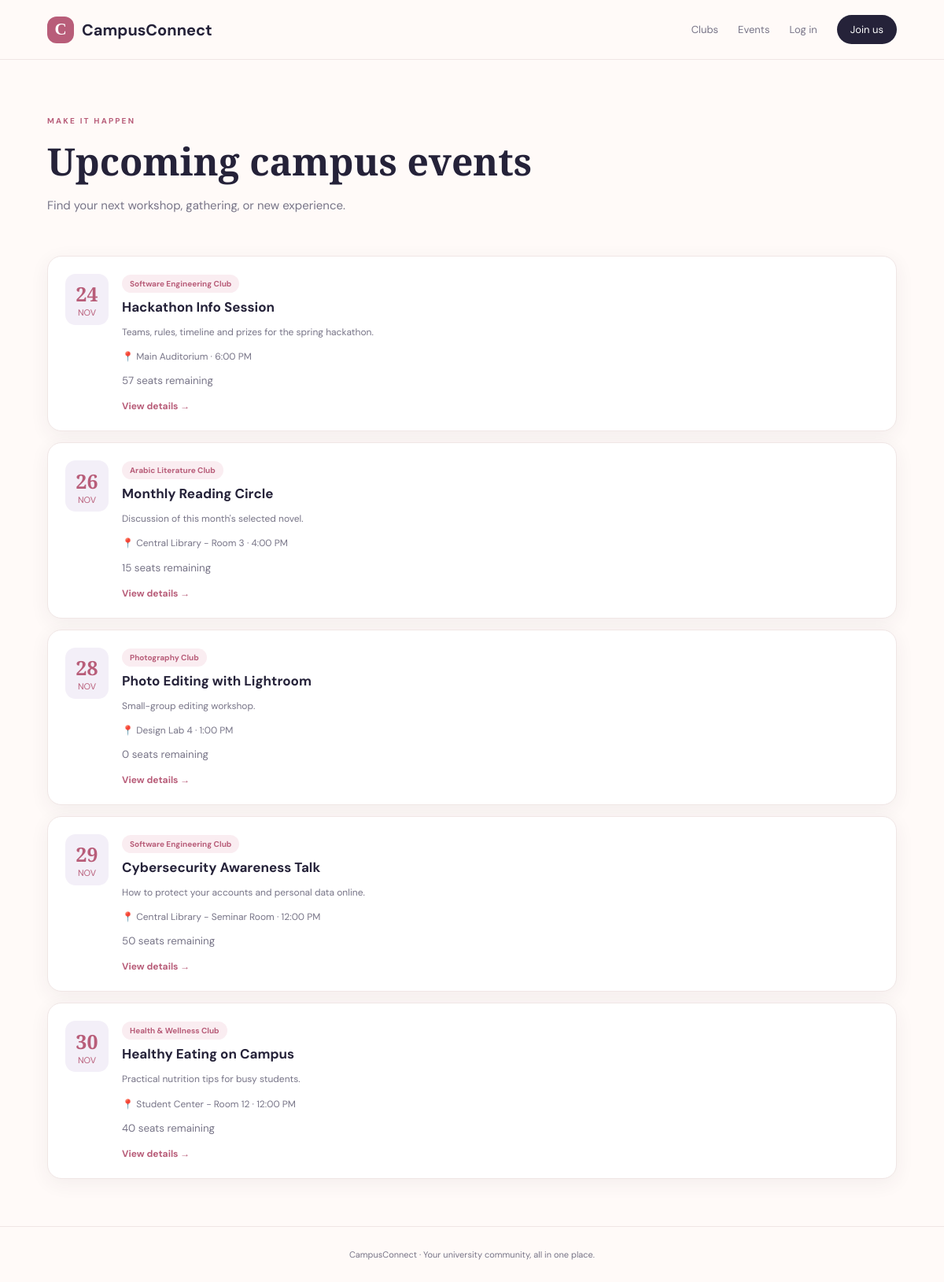
Screenshot of /events.php with the database file from the repository.
### tables this page shows
CREATE TABLE IF NOT EXISTS events (
 id INT AUTO_INCREMENT PRIMARY KEY,
 club_id INT NOT NULL,
 title VARCHAR(180) NOT NULL,
 description TEXT,
 venue VARCHAR(180) NOT NULL,
 event_date DATETIME NOT NULL,
 capacity INT NOT NULL,
 created_at TIMESTAMP DEFAULT CURRENT_TIMESTAMP,
 FOREIGN KEY (club_id) REFERENCES clubs(id) ON DELETE CASCADE,
 INDEX idx_event_date (event_date)
);

CREATE TABLE IF NOT EXISTS clubs (
 id INT AUTO_INCREMENT PRIMARY KEY,
 leader_id INT NOT NULL,
 name VARCHAR(150) NOT NULL,
 category VARCHAR(100) DEFAULT NULL,
 description TEXT,
 created_at TIMESTAMP DEFAULT CURRENT_TIMESTAMP,
 CONSTRAINT fk_club_leader FOREIGN KEY (leader_id) REFERENCES users(id) ON DELETE CASCADE
);

### helpers.php (called while the page is built, shortened)
<?php
function e($value) { return htmlspecialchars((string)$value, ENT_QUOTES, 'UTF-8'); }
?>

### events.php (the view)
<?php $pageTitle='Events';require 'header.php';$events=$pdo->query("SELECT e.*,c.name AS club_name,(SELECT COUNT(*) FROM registrations r WHERE r.event_id=e.id) AS registered FROM events e JOIN clubs c ON c.id=e.club_id WHERE e.event_date>=NOW() ORDER BY e.event_date ASC")->fetchAll(); ?>
<section class="page-intro"><span class="eyebrow">MAKE IT HAPPEN</span><h1>Upcoming campus events</h1><p>Find your next workshop, gathering, or new experience.</p></section><div class="event-list"><?php if(!$events): ?><div class="empty">No upcoming events yet. Come back soon!</div><?php endif; ?><?php foreach($events as $ev): ?><article class="event-card"><div class="event-date"><b><?=date('d',strtotime($ev['event_date']))?></b><span><?=date('M',strtotime($ev['event_date']))?></span></div><div class="event-content"><span class="tag"><?=e($ev['club_name'])?></span><h3><?=e($ev['title'])?></h3><p><?=e($ev['description'])?></p><p>📍 <?=e($ev['venue'])?> · <?=date('g:i A',strtotime($ev['event_date']))?></p><small><?=max(0,(int)$ev['capacity']-(int)$ev['registered'])?> seats remaining</small><a class="text-link" href="event.php?id=<?=$ev['id']?>">View details →</a></div></article><?php endforeach; ?></div>
<?php require 'footer.php'; ?>

### assets/style.css (style rules this page uses)
:root { --ink:#252239;--muted:#777487;--pink:#e8a6b5;--pink-dark:#b85d79;--cream:#fffaf8;--line:#f0e6e5;--lav:#f3eff8;--white:#fff;--shadow:0 18px 50px rgba(68,43,65,.08) }
* { box-sizing:border-box }
body { margin:0;background:var(--cream);color:var(--ink);font-family:'DM Sans',sans-serif }
.eyebrow { font-size:10px;letter-spacing:2.2px;color:var(--pink-dark);font-weight:700 }
.hero h1,.page-intro h1,.auth-wrap h1,.event-detail h1 { font-family:'Playfair Display',serif;font-size:clamp(42px,5vw,65px);line-height:1.08;margin:17px 0 }
.hero-copy>p,.page-intro>p { color:var(--muted);line-height:1.8;max-width:510px;font-size:15px }
.text-link { font-size:12px;color:var(--pink-dark);text-decoration:none;font-weight:700 }
.event-card,.club-card,.list-card { background:#fff;border:1px solid var(--line);border-radius:18px;padding:22px;display:flex;gap:17px;box-shadow:0 6px 25px #432c4010 }
.event-date { width:55px;height:65px;flex:none;background:var(--lav);border-radius:13px;display:flex;flex-direction:column;align-items:center;justify-content:center;color:var(--pink-dark) }
.event-date b { font:700 25px 'Playfair Display' }
.event-date span { font-size:11px;text-transform:uppercase }
.event-card h3,.club-card h3,.list-card h3 { margin:7px 0;font-size:17px }
.event-card p,.club-card p,.list-card p { color:var(--muted);font-size:12px;line-height:1.6 }
.tag { display:inline-block;color:var(--pink-dark);background:#faedf1;border-radius:20px;padding:5px 10px;font-size:10px;font-weight:700 }
.page-intro { padding:65px 0 35px }
.page-intro h1 { font-size:48px }
.event-list { display:grid;gap:14px;margin-bottom:60px }
.event-content { flex:1 }
.event-content small { display:block;color:var(--muted);margin:8px 0 }
.event-content .text-link { display:inline-block;margin-top:8px }

### rows the page displays
events: event_date "24", event_date "NOV", club.name "Software Engineering Club", title "Hackathon Info Session", description "Teams, rules, timeline and prizes for the spring hackathon.", venue "Main Auditorium", event_date "6:00 PM", max(0,(int)$ev['capacity']-(int)$ev['registered']) "57"
events: event_date "26", event_date "NOV", club.name "Arabic Literature Club", title "Monthly Reading Circle", description "Discussion of this month's selected novel.", venue "Central Library - Room 3", event_date "4:00 PM", max(0,(int)$ev['capacity']-(int)$ev['registered']) "15"
events: event_date "28", event_date "NOV", club.name "Photography Club", title "Photo Editing with Lightroom", description "Small-group editing workshop.", venue "Design Lab 4", event_date "1:00 PM", max(0,(int)$ev['capacity']-(int)$ev['registered']) "0"
events: event_date "29", event_date "NOV", club.name "Software Engineering Club", title "Cybersecurity Awareness Talk", description "How to protect your accounts and personal data online.", venue "Central Library - Seminar Room", event_date "12:00 PM", max(0,(int)$ev['capacity']-(int)$ev['registered']) "50"
events: event_date "30", event_date "NOV", club.name "Health & Wellness Club", title "Healthy Eating on Campus", description "Practical nutrition tips for busy students.", venue "Student Center - Room 12", event_date "12:00 PM", max(0,(int)$ev['capacity']-(int)$ev['registered']) "40"
